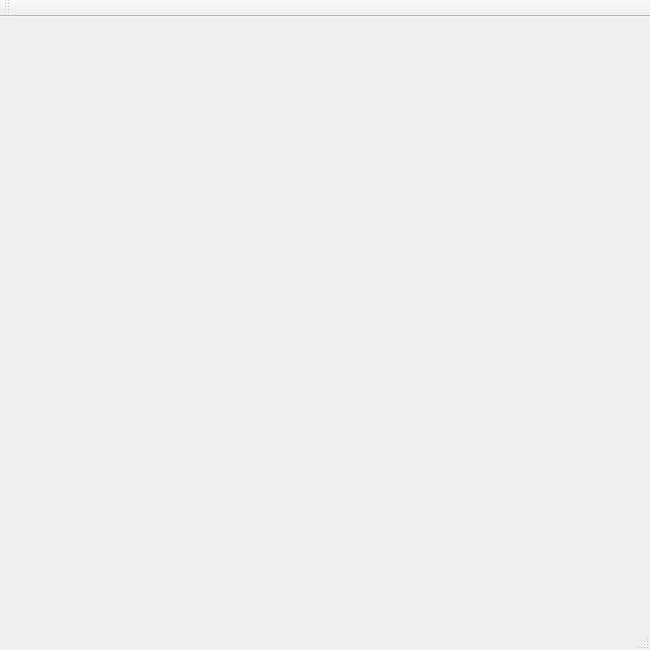
<?xml version="1.0" encoding="UTF-8"?>
<ui version="4.0">
 <class>MainWindow</class>
 <widget class="QMainWindow" name="MainWindow">
  <property name="geometry">
   <rect>
    <x>0</x>
    <y>0</y>
    <width>650</width>
    <height>650</height>
   </rect>
  </property>
  <property name="windowTitle">
   <string>MainWindow</string>
  </property>
  <property name="styleSheet">
   <string notr="true"/>
  </property>
  <widget class="QWidget" name="centralWidget">
   <widget class="QWidget" name="gridLayoutWidget">
    <property name="geometry">
     <rect>
      <x>9</x>
      <y>-1</y>
      <width>651</width>
      <height>431</height>
     </rect>
    </property>
    <layout class="QGridLayout" name="gridLayout"/>
   </widget>
  </widget>
  <widget class="QMenuBar" name="menuBar">
   <property name="geometry">
    <rect>
     <x>0</x>
     <y>0</y>
     <width>650</width>
     <height>25</height>
    </rect>
   </property>
  </widget>
  <widget class="QToolBar" name="mainToolBar">
   <attribute name="toolBarArea">
    <enum>TopToolBarArea</enum>
   </attribute>
   <attribute name="toolBarBreak">
    <bool>false</bool>
   </attribute>
  </widget>
  <widget class="QStatusBar" name="statusBar"/>
 </widget>
 <layoutdefault spacing="6" margin="11"/>
 <resources/>
 <connections/>
</ui>
